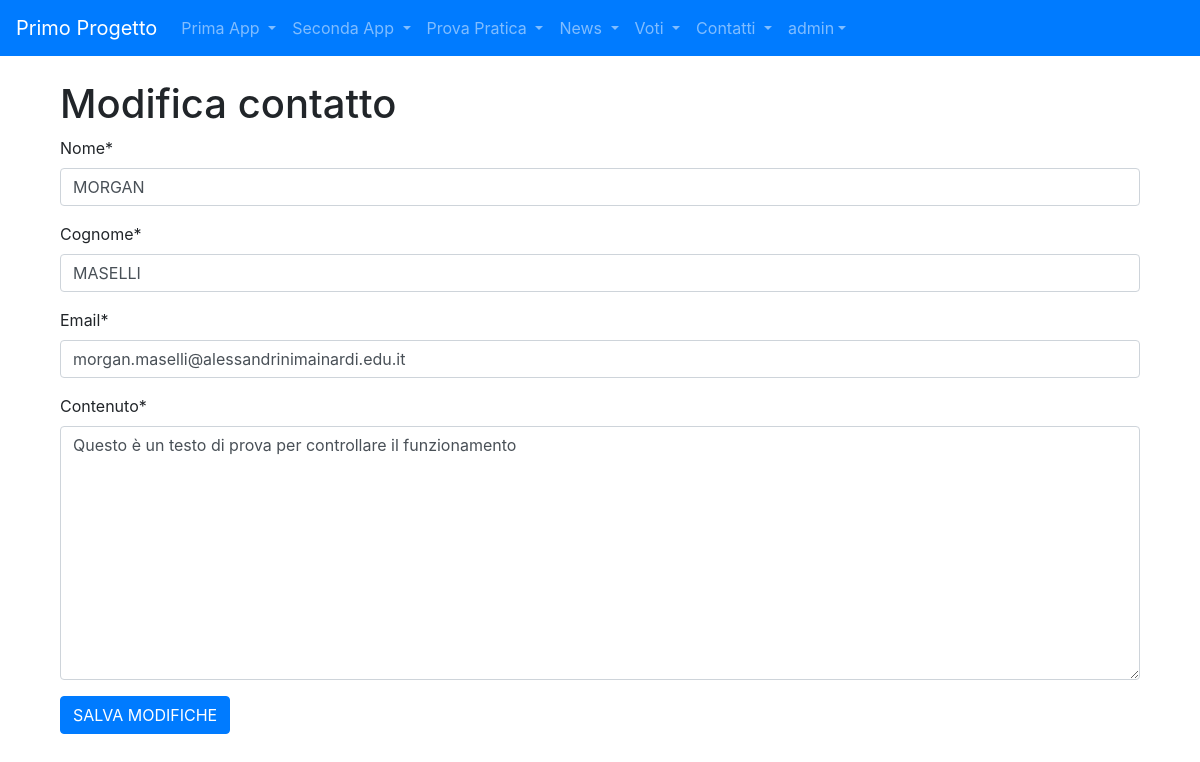
Screenshot of /contatti/modifica_contatto/6/ (signed in) with the database file from the repository.
### contatti/models.py (models this page shows)
class Contatto(models.Model) :
    nome = models. CharField(max_length=100)
    cognome = models. CharField(max_length=100)
    email = models. EmailField(max_length=200)
    contenuto = models. TextField( )

### contatti/views.py (the view)
# urls.py: path('modifica_contatto/<int:pk>/', modifica_contatto, name='modifica_contatto'),
@login_required(login_url="/accounts/login")
def modifica_contatto(request, pk):
    contatto = get_object_or_404(Contatto, id=pk)
    if request.method == "GET":  # prima chiamata get per caricare il form
        form = FormContatto(instance=contatto)  # al costruttore del form passo il contatto prelevato dal db
    if request.method == "POST":  # seconda chiamata post per modificare il contatto
        form = FormContatto(request.POST,instance=contatto)  # ora passo oltre al contatto prelevato dal db anche i dati modificati
        if form.is_valid():
            form.save()
            return redirect('contatti:lista-contatti')  # url che reindirizza alla pagina lista_contatti.html
    context = {'form': form, 'contatto': contatto}
    return render(request, 'contatti/modifica_contatto.html', context)

### contatti/form.py
class FormContatto(forms.ModelForm) :
    class Meta:
        model = Contatto
        fields = "__all__"

### contatti/templates/contatti/modifica_contatto.html (shortened to what this page needs)
{% extends 'base.html' %}
{% load crispy_forms_filters %}
{% load crispy_forms_tags %}
{% load crispy_forms_filters %}
{% block content %}
    <div class="container">
        <h1>Modifica contatto</h1>
        <form method="post">
            {{ form| crispy }}
            <input type="submit" class="btn btn-primary" value="SALVA MODIFICHE">
        </form>
    </div>
{% endblock content %}

### templates/base.html (shortened to what this page needs)
<!DOCTYPE html>
{%load static%}
<html lang="en">
<head>
    <link rel="stylesheet" href="https://cdnjs.cloudflare.com/ajax/libs/font-awesome/5.15.4/css/all.min.css">
    <link rel="stylesheet" href="https://cdn.jsdelivr.net/npm/bootstrap@4.5.3/dist/css/bootstrap.min.css">
</head>
<body>
    <nav class="navbar navbar-expand-lg navbar-dark bg-primary">
        <a class="navbar-brand" href="/">Primo Progetto</a>
        <div class="collapse navbar-collapse" id="navbarSupportedContent">
            <ul class="navbar-nav mr-auto">
                <li class="nav-item dropdown">
                    <a class="nav-link dropdown-toggle" href="#" id="navbarDropdown" role="button" data-toggle="dropdown" aria-haspopup="true" aria-expanded="false">
                    Prima App
                    </a>
                </li>
                <li class="nav-item dropdown">
                    <a class="nav-link dropdown-toggle" href="#" id="navbarDropdown" role="button" data-toggle="dropdown" aria-haspopup="true" aria-expanded="false">
                    Seconda App
                    </a>
                </li>
                <li class="nav-item dropdown">
                    <a class="nav-link dropdown-toggle" href="#" id="navbarDropdown" role="button" data-toggle="dropdown" aria-haspopup="true" aria-expanded="false">
                    Prova Pratica
                    </a>
                </li>
                <li class="nav-item dropdown">
                    <a class="nav-link dropdown-toggle" href="#" id="navbarDropdown" role="button" data-toggle="dropdown" aria-haspopup="true" aria-expanded="false">
                    News
                    </a>
                </li>
                <li class="nav-item dropdown">
                    <a class="nav-link dropdown-toggle" href="#" id="navbarDropdown" role="button" data-toggle="dropdown" aria-haspopup="true" aria-expanded="false">
                    Voti
                    </a>
                </li>
                <li class="nav-item dropdown">
                    <a class="nav-link dropdown-toggle" href="#" id="navbarDropdown" role="button" data-toggle="dropdown" aria-haspopup="true" aria-expanded="false">
                    Contatti
                    </a>
                </li>
                {% if request.user.is_authenticated %}
                <li class="nav-item dropdown">
                    <a class="nav-link dropdown-toggle" href="#" id="navbarDropdown" role="button"
                    data-toggle="dropdown" aria-haspopup="true" aria-expanded="false">
                    {{ request.user.username }}</a>
                </li>
                {% endif %}
            </ul>
        </div>
    </nav>
    <div class="container my-4">
        {% block content %}{%endblock content%}
    </div>
</body>
</html>

### rows the page displays
Contatto: nome "MORGAN", cognome "MASELLI", email "morgan.maselli@alessandrinimainardi.edu.it", contenuto "Questo è un testo di prova per controllare il funzionamento"

### other values shown
{{ request.user.username }} "admin"
